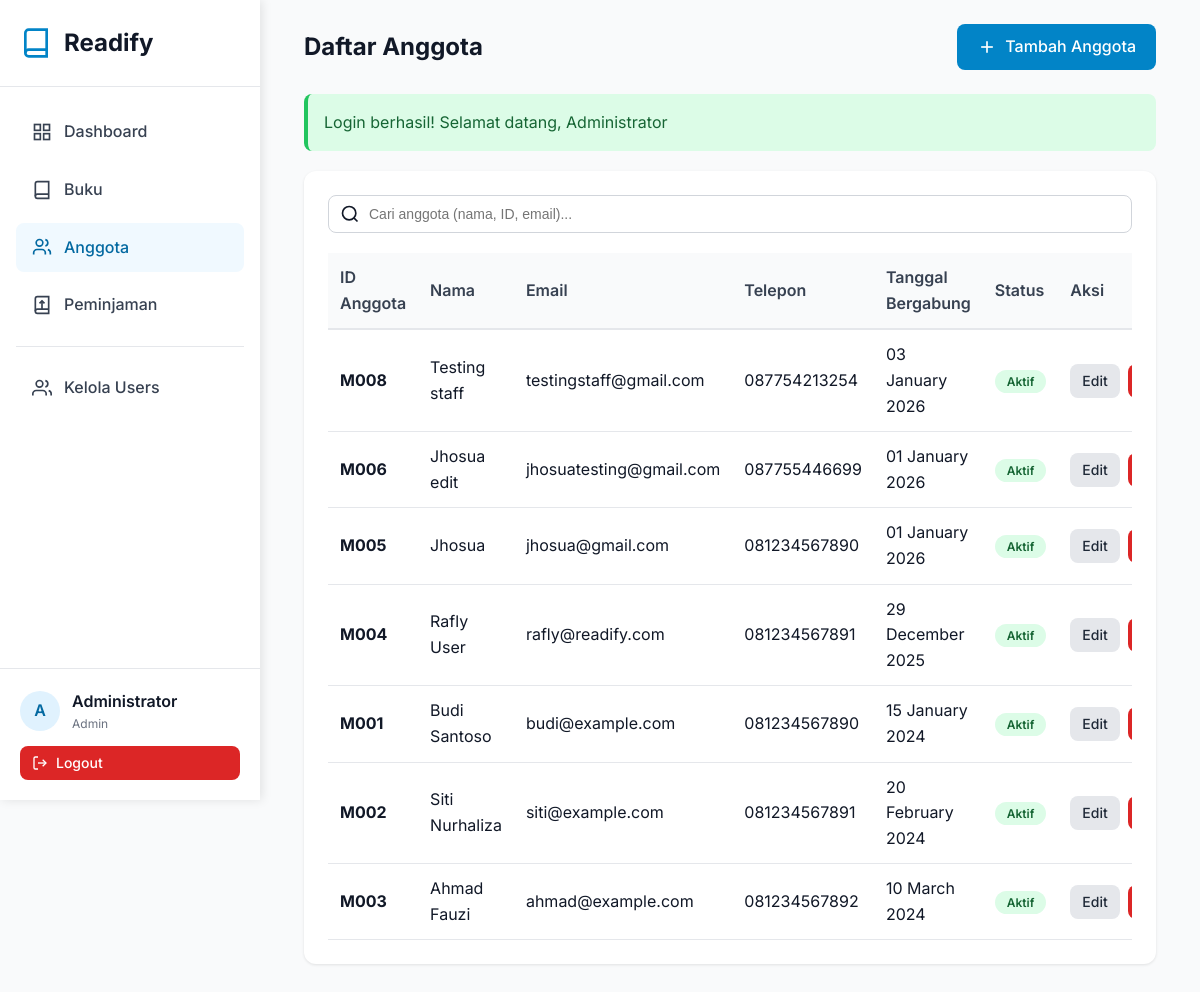
Page /pages/members/index.php (signed in) on the committed database.
### tables this page shows
CREATE TABLE `users` (
  `id` int NOT NULL AUTO_INCREMENT,
  `name` varchar(100) NOT NULL,
  `email` varchar(100) NOT NULL,
  `phone` varchar(20) DEFAULT NULL,
  `password` varchar(255) NOT NULL,
  `role` enum('admin','staff','member') DEFAULT 'member',
  `created_at` timestamp NULL DEFAULT CURRENT_TIMESTAMP,
  `updated_at` timestamp NULL DEFAULT CURRENT_TIMESTAMP ON UPDATE CURRENT_TIMESTAMP,
  PRIMARY KEY (`id`),
  UNIQUE KEY `email` (`email`)
);

CREATE TABLE `members` (
  `id` int NOT NULL AUTO_INCREMENT,
  `member_id` varchar(20) NOT NULL,
  `user_id` int DEFAULT NULL,
  `name` varchar(100) NOT NULL,
  `email` varchar(100) NOT NULL,
  `phone` varchar(20) DEFAULT NULL,
  `address` text,
  `join_date` date NOT NULL,
  `status` enum('active','inactive') DEFAULT 'active',
  `created_at` timestamp NULL DEFAULT CURRENT_TIMESTAMP,
  `updated_at` timestamp NULL DEFAULT CURRENT_TIMESTAMP ON UPDATE CURRENT_TIMESTAMP,
  PRIMARY KEY (`id`),
  UNIQUE KEY `member_id` (`member_id`),
  UNIQUE KEY `email` (`email`),
  KEY `idx_member_id` (`member_id`),
  KEY `idx_name` (`name`),
  KEY `idx_user_id` (`user_id`),
  CONSTRAINT `members_ibfk_1` FOREIGN KEY (`user_id`) REFERENCES `users` (`id`) ON DELETE SET NULL
);

### config/config.php (called while the page is built, shortened)
<?php
require_once BASE_PATH . '/config/database.php';
function isLoggedIn() {
    return isset($_SESSION['user_id']);
}
function getCurrentUser() {
    if (isLoggedIn()) {
        $db = new Database();
        $user = $db->fetchOne("SELECT id, name, email, role FROM users WHERE id = ?", [$_SESSION['user_id']]);
        return $user;
    }
    return null;
}
function isAdmin() {
    return isLoggedIn() && isset($_SESSION['user_role']) && $_SESSION['user_role'] === 'admin';
}
function formatDate($date) {
    return date('d F Y', strtotime($date));
}
function getFlashMessage() {
    if (isset($_SESSION['flash_message'])) {
        $message = [
            'type' => $_SESSION['flash_type'],
            'message' => $_SESSION['flash_message']
        ];
        return $message;
    }
    return null;
}

### config/database.php (called while the page is built, shortened)
<?php
class Database {
    private $host = DB_HOST;
    private $user = DB_USER;
    private $pass = DB_PASS;
    private $dbname = DB_NAME;
    private $conn;
    private function connect() {
        $this->conn = null;
        try {
            $dsn = "mysql:host=" . $this->host . ";dbname=" . $this->dbname . ";charset=utf8mb4";
            $options = [
                PDO::ATTR_ERRMODE => PDO::ERRMODE_EXCEPTION,
                PDO::ATTR_DEFAULT_FETCH_MODE => PDO::FETCH_ASSOC,
                PDO::ATTR_EMULATE_PREPARES => false,
            ];
            $this->conn = new PDO($dsn, $this->user, $this->pass, $options);
        } catch(PDOException $e) {
            $this->error = $e->getMessage();
            die("Connection failed: " . $this->error);
        }
    }
    public function query($sql, $params = []) {
        try {
            $stmt = $this->conn->prepare($sql);
            $stmt->execute($params);
            return $stmt;
        } catch(PDOException $e) {
            throw new Exception($e->getMessage());
        }
    }
    public function fetchAll($sql, $params = []) {
        $stmt = $this->query($sql, $params);
        return $stmt->fetchAll();
    }
    public function fetchOne($sql, $params = []) {
        $stmt = $this->query($sql, $params);
        return $stmt->fetch();
    }
}

### pages/members/index.php (the view, shortened to what this page needs)
<?php
require_once '../../config/config.php';
$db = new Database();
$page = isset($_GET['page']) ? (int)$_GET['page'] : 1;
$offset = ($page - 1) * ITEMS_PER_PAGE;
$search = isset($_GET['search']) ? sanitize($_GET['search']) : '';
$searchQuery = $search ? " WHERE name LIKE '%$search%' OR member_id LIKE '%$search%' OR email LIKE '%$search%'" : '';
$members = $db->fetchAll("SELECT * FROM members $searchQuery ORDER BY created_at DESC LIMIT " . ITEMS_PER_PAGE . " OFFSET $offset");
include_once '../../includes/header.php';
include_once '../../includes/sidebar.php';
?>
<div class="container">
    <div class="card-header">
        <h1 class="card-title">Daftar Anggota</h1>
        <a href="create.php" class="btn btn-primary">
            <svg width="20" height="20" viewBox="0 0 24 24" fill="none" stroke="currentColor" stroke-width="2">
                <line x1="12" y1="5" x2="12" y2="19"></line>
                <line x1="5" y1="12" x2="19" y2="12"></line>
            </svg>
            Tambah Anggota
        </a>
    </div>
    <?php
    $flash = getFlashMessage();
    if ($flash):
    ?>
        <div class="alert alert-<?php echo $flash['type']; ?>">
            <?php echo $flash['message']; ?>
        </div>
    <?php endif; ?>
    <div class="card">
        <form method="GET" action="" class="search-bar">
            <input type="text" name="search" class="form-control" placeholder="Cari anggota (nama, ID, email)..." value="<?php echo htmlspecialchars($search); ?>">
            <svg class="search-icon" width="20" height="20" viewBox="0 0 24 24" fill="none" stroke="currentColor" stroke-width="2">
                <circle cx="11" cy="11" r="8"></circle>
                <path d="m21 21-4.35-4.35"></path>
            </svg>
        </form>
        <div class="table-responsive">
            <table class="table">
                <thead>
                    <tr>
                        <th>ID Anggota</th>
                        <th>Nama</th>
                        <th>Email</th>
                        <th>Telepon</th>
                        <th>Tanggal Bergabung</th>
                        <th>Status</th>
                        <th>Aksi</th>
                    </tr>
                </thead>
                <tbody>
                    <?php if (empty($members)): ?>
                        <tr>
                            <td colspan="7" style="text-align: center; padding: 40px; color: var(--gray-500);">
                                Tidak ada anggota ditemukan
                            </td>
                        </tr>
                    <?php else: ?>
                        <?php foreach ($members as $member): ?>
                            <tr>
                                <td><strong><?php echo htmlspecialchars($member['member_id']); ?></strong></td>
                                <td><?php echo htmlspecialchars($member['name']); ?></td>
                                <td><?php echo htmlspecialchars($member['email']); ?></td>
                                <td><?php echo htmlspecialchars($member['phone']); ?></td>
                                <td><?php echo formatDate($member['join_date']); ?></td>
                                <td>
                                    <?php if ($member['status'] == 'active'): ?>
                                        <span class="badge badge-success">Aktif</span>
                                    <?php else: ?>
                                        <span class="badge badge-danger">Tidak Aktif</span>
                                    <?php endif; ?>
                                </td>
                                <td>
                                    <div style="display: flex; gap: 8px;">
                                        <a href="edit.php?id=<?php echo $member['id']; ?>" class="btn btn-sm btn-secondary">Edit</a>
                                        <a href="delete.php?id=<?php echo $member['id']; ?>" class="btn btn-sm btn-danger" onclick="return confirmDelete('Hapus anggota ini?')">Hapus</a>
                                    </div>
                                </td>
                            </tr>
                        <?php endforeach; ?>
                    <?php endif; ?>
                </tbody>
            </table>
        </div>
    </div>
</div>
<?php include_once '../../includes/footer.php'; ?>

### includes/sidebar.php
<?php
$currentPage = basename($_SERVER['PHP_SELF'], '.php');
$currentUser = getCurrentUser();
?>
<div class="sidebar">
    <div class="sidebar-logo">
        <svg viewBox="0 0 24 24" fill="none" stroke="currentColor" stroke-width="2">
            <path d="M4 19.5A2.5 2.5 0 0 1 6.5 17H20"></path>
            <path d="M6.5 2H20v20H6.5A2.5 2.5 0 0 1 4 19.5v-15A2.5 2.5 0 0 1 6.5 2z"></path>
        </svg>
        <h1>Readify</h1>
    </div>
    <nav class="sidebar-nav">
        <a href="<?php echo SITE_URL; ?>/pages/dashboard.php" class="nav-item <?php echo $currentPage == 'dashboard' ? 'active' : ''; ?>">
            <svg viewBox="0 0 24 24" fill="none" stroke="currentColor" stroke-width="2">
                <rect x="3" y="3" width="7" height="7"></rect>
                <rect x="14" y="3" width="7" height="7"></rect>
                <rect x="14" y="14" width="7" height="7"></rect>
                <rect x="3" y="14" width="7" height="7"></rect>
            </svg>
            Dashboard
        </a>
        <a href="<?php echo SITE_URL; ?>/pages/books/index.php" class="nav-item <?php echo $currentPage == 'index' && strpos($_SERVER['PHP_SELF'], 'books') !== false ? 'active' : ''; ?>">
            <svg viewBox="0 0 24 24" fill="none" stroke="currentColor" stroke-width="2">
                <path d="M4 19.5A2.5 2.5 0 0 1 6.5 17H20"></path>
                <path d="M6.5 2H20v20H6.5A2.5 2.5 0 0 1 4 19.5v-15A2.5 2.5 0 0 1 6.5 2z"></path>
            </svg>
            Buku
        </a>
        <a href="<?php echo SITE_URL; ?>/pages/members/index.php" class="nav-item <?php echo $currentPage == 'index' && strpos($_SERVER['PHP_SELF'], 'members') !== false ? 'active' : ''; ?>">
            <svg viewBox="0 0 24 24" fill="none" stroke="currentColor" stroke-width="2">
                <path d="M16 21v-2a4 4 0 0 0-4-4H6a4 4 0 0 0-4 4v2"></path>
                <circle cx="9" cy="7" r="4"></circle>
                <path d="M22 21v-2a4 4 0 0 0-3-3.87"></path>
                <path d="M16 3.13a4 4 0 0 1 0 7.75"></path>
            </svg>
            Anggota
        </a>
        <a href="<?php echo SITE_URL; ?>/pages/loans/index.php" class="nav-item <?php echo $currentPage == 'index' && strpos($_SERVER['PHP_SELF'], 'loans') !== false ? 'active' : ''; ?>">
            <svg viewBox="0 0 24 24" fill="none" stroke="currentColor" stroke-width="2">
                <path d="M4 19.5A2.5 2.5 0 0 1 6.5 17H20"></path>
                <path d="M6.5 2H20v20H6.5A2.5 2.5 0 0 1 4 19.5v-15A2.5 2.5 0 0 1 6.5 2z"></path>
                <path d="M12 7v10"></path>
                <path d="M9 10l3-3 3 3"></path>
            </svg>
            Peminjaman
        </a>
        <?php if (isAdmin()): ?>
            <hr style="margin: 16px 0; border: none; border-top: 1px solid var(--gray-200);">
            <a href="<?php echo SITE_URL; ?>/pages/users/index.php" class="nav-item <?php echo $currentPage == 'index' && strpos($_SERVER['PHP_SELF'], 'users') !== false ? 'active' : ''; ?>">
                <svg viewBox="0 0 24 24" fill="none" stroke="currentColor" stroke-width="2">
                    <path d="M17 21v-2a4 4 0 0 0-4-4H5a4 4 0 0 0-4 4v2"></path>
                    <circle cx="9" cy="7" r="4"></circle>
                    <path d="M23 21v-2a4 4 0 0 0-3-3.87"></path>
                    <path d="M16 3.13a4 4 0 0 1 0 7.75"></path>
                </svg>
                Kelola Users
            </a>
        <?php endif; ?>
    </nav>
    <div class="sidebar-user">
        <div class="user-info">
            <div class="user-avatar"><?php echo strtoupper(substr($currentUser['name'], 0, 1)); ?></div>
            <div>
                <div class="user-name"><?php echo htmlspecialchars($currentUser['name']); ?></div>
                <div class="user-role"><?php echo ucfirst($currentUser['role']); ?></div>
            </div>
        </div>
        <a href="<?php echo SITE_URL; ?>/pages/auth/logout.php" class="btn btn-danger btn-sm" style="width: 100%;">
            <svg width="16" height="16" viewBox="0 0 24 24" fill="none" stroke="currentColor" stroke-width="2">
                <path d="M9 21H5a2 2 0 0 1-2-2V5a2 2 0 0 1 2-2h4"></path>
                <polyline points="16 17 21 12 16 7"></polyline>
                <line x1="21" y1="12" x2="9" y2="12"></line>
            </svg>
            Logout
        </a>
    </div>
</div>
<div class="main-content">

### assets/css/style.css (style rules this page uses)
:root { --primary-50: #f0f9ff; --primary-100: #e0f2fe; --primary-500: #0ea5e9; --primary-600: #0284c7; --primary-700: #0369a1; --gray-50: #f9fafb; --gray-100: #f3f4f6; --gray-200: #e5e7eb; --gray-300: #d1d5db; --gray-500: #6b7280; --gray-600: #4b5563; --gray-700: #374151; --gray-800: #1f2937; --gray-900: #111827; }
* { margin: 0; padding: 0; box-sizing: border-box; }
body { font-family: "Inter", -apple-system, BlinkMacSystemFont, "Segoe UI", sans-serif; background-color: var(--gray-50); color: var(--gray-900); line-height: 1.6; }
.container { max-width: 1200px; margin: 0 auto; padding: 0 20px; }
.sidebar { position: fixed; top: 0; left: 0; height: 100vh; width: 260px; background: white; box-shadow: 2px 0 10px rgba(0, 0, 0, 0.1); z-index: 1000; overflow-y: auto; }
.sidebar-logo { padding: 24px 20px; border-bottom: 1px solid var(--gray-200); display: flex; align-items: center; gap: 12px; }
.sidebar-logo svg { width: 32px; height: 32px; color: var(--primary-600); }
.sidebar-logo h1 { font-size: 24px; font-weight: 700; color: var(--gray-900); }
.sidebar-nav { padding: 20px 16px; }
.nav-item { display: flex; align-items: center; gap: 12px; padding: 12px 16px; margin-bottom: 8px; border-radius: 8px; color: var(--gray-700); text-decoration: none; transition: all 0.2s; font-weight: 500; }
.nav-item.active { background-color: var(--primary-50); color: var(--primary-700); }
.nav-item svg { width: 20px; height: 20px; }
.sidebar-user { position: absolute; bottom: 0; left: 0; right: 0; padding: 20px; border-top: 1px solid var(--gray-200); }
.user-info { display: flex; align-items: center; gap: 12px; margin-bottom: 12px; }
.user-avatar { width: 40px; height: 40px; border-radius: 50%; background: var(--primary-100); display: flex; align-items: center; justify-content: center; font-weight: 600; color: var(--primary-700); }
.user-name { font-weight: 600; color: var(--gray-900); }
.user-role { font-size: 12px; color: var(--gray-500); }
.main-content { margin-left: 260px; padding: 24px; min-height: 100vh; }
.card { background: white; border-radius: 12px; box-shadow: 0 1px 3px rgba(0, 0, 0, 0.1); padding: 24px; margin-bottom: 24px; }
.card-header { display: flex; justify-content: space-between; align-items: center; margin-bottom: 24px; }
.card-title { font-size: 24px; font-weight: 700; color: var(--gray-900); }
.btn { padding: 10px 20px; border-radius: 8px; font-weight: 500; cursor: pointer; border: none; transition: all 0.2s; text-decoration: none; display: inline-flex; align-items: center; gap: 8px; }
.btn-primary { background-color: var(--primary-600); color: white; }
.btn-secondary { background-color: var(--gray-200); color: var(--gray-800); }
.btn-danger { background-color: #dc2626; color: white; }
.btn-sm { padding: 6px 12px; font-size: 14px; }
.form-control { width: 100%; padding: 10px 16px; border: 1px solid var(--gray-300); border-radius: 8px; font-size: 14px; transition: all 0.2s; }
.table-responsive { overflow-x: auto; }
.table { width: 100%; border-collapse: collapse; }
.table th { background-color: var(--gray-50); padding: 12px; text-align: left; font-weight: 600; color: var(--gray-700); border-bottom: 2px solid var(--gray-200); }
.table td { padding: 12px; border-bottom: 1px solid var(--gray-200); }
.badge { padding: 4px 12px; border-radius: 12px; font-size: 12px; font-weight: 600; }
.badge-success { background-color: #dcfce7; color: #166534; }
.alert { padding: 16px; border-radius: 8px; margin-bottom: 20px; }
.alert-success { background-color: #dcfce7; color: #166534; border-left: 4px solid #22c55e; }
.search-bar { position: relative; margin-bottom: 20px; }
.search-bar input { padding-left: 40px; }
.search-icon { position: absolute; left: 12px; top: 50%; transform: translateY(-50%); color: var(--gray-400); }

### rows in the picture
users: name "A", name "Administrator", role "Admin"
members: member "M008", name "Testing staff", email "testingstaff@gmail.com", phone "087754213254", join_date "03 January 2026", status "Aktif"
members: member "M006", name "Jhosua edit", email "jhosuatesting@gmail.com", phone "087755446699", join_date "01 January 2026", status "Aktif"
members: member "M005", name "Jhosua", email "jhosua@gmail.com", phone "081234567890", join_date "01 January 2026", status "Aktif"
members: member "M004", name "Rafly User", email "rafly@readify.com", phone "081234567891", join_date "29 December 2025", status "Aktif"
members: member "M001", name "Budi Santoso", email "budi@example.com", phone "081234567890", join_date "15 January 2024", status "Aktif"
members: member "M002", name "Siti Nurhaliza", email "siti@example.com", phone "081234567891", join_date "20 February 2024", status "Aktif"
members: member "M003", name "Ahmad Fauzi", email "ahmad@example.com", phone "081234567892", join_date "10 March 2024", status "Aktif"

### other values in the picture
$flash['message'] "Login berhasil! Selamat datang, Administrator"
